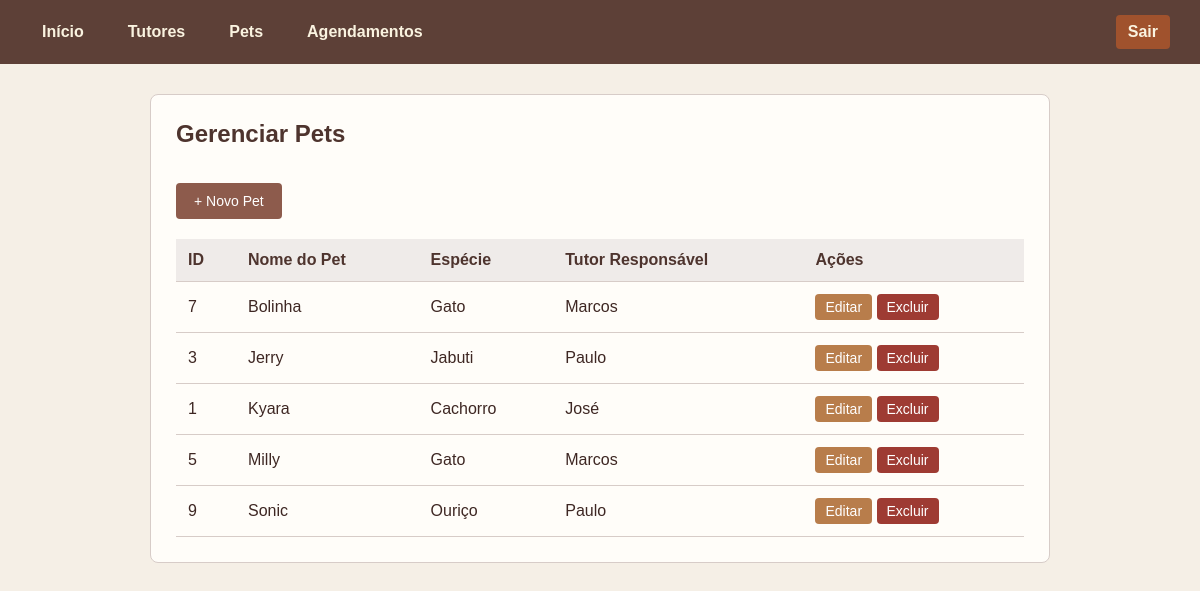
The page /simulado/pet/index.php (signed in) on the database its author committed.
### tables this page shows
CREATE TABLE `pet` (
  `id_pet` int(11) NOT NULL,
  `nome` varchar(100) NOT NULL,
  `especie` varchar(50) NOT NULL,
  `id_tutor` int(11) NOT NULL
);

CREATE TABLE `tutor` (
  `id_tutor` int(11) NOT NULL,
  `nome` varchar(100) NOT NULL,
  `cpf` varchar(255) NOT NULL,
  `senha` varchar(255) NOT NULL
);

### simulado/pet/index.php (the view, shortened to what this page needs)
<?php
require_once '../conexao.php';
$sql = "SELECT p.id_pet, p.nome AS nome_pet, p.especie, t.nome AS nome_tutor
        FROM pet p
        INNER JOIN tutor t ON p.id_tutor = t.id_tutor";
$result = $conn->query($sql);
?>
<!DOCTYPE html>
<html lang="pt-BR">
<head>
    <link rel="stylesheet" href="../css/estilo.css">
</head>
<body>
    <nav class="navbar">
        <a href="/simulado/index.php">Início</a>
        <a href="/simulado/tutor/index.php">Tutores</a>
        <a href="/simulado/pet/index.php">Pets</a>
        <a href="/simulado/agendamento/index.php">Agendamentos</a>
        <a href="/simulado/logout.php" class="btn-sair">Sair</a>
    </nav>
    <div class="container">
        <h2>Gerenciar Pets</h2>
        <a href="criar.php" class="btn">+ Novo Pet</a>
        <table>
            <tr>
                <th>ID</th>
                <th>Nome do Pet</th>
                <th>Espécie</th>
                <th>Tutor Responsável</th>
                <th>Ações</th>
            </tr>
            <?php while ($row = $result->fetch_assoc()): ?>
            <tr>
                <td><?= $row['id_pet'] ?></td>
                <td><?= htmlspecialchars($row['nome_pet']) ?></td>
                <td><?= htmlspecialchars($row['especie']) ?></td>
                <td><?= htmlspecialchars($row['nome_tutor']) ?></td>
                <td>
                    <a href="editar.php?id=<?= $row['id_pet'] ?>" class="btn btn-editar">Editar</a>
                    <a href="excluir.php?id=<?= $row['id_pet'] ?>" class="btn btn-excluir" onclick="return confirm('Excluir este pet?')">Excluir</a>
                </td>
            </tr>
            <?php endwhile; ?>
        </table>
    </div>
</body>
</html>

### simulado/css/estilo.css (style rules this page uses)
* { box-sizing: border-box; font-family: Arial, Helvetica, sans-serif; margin: 0; padding: 0; }
body { background-color: #F5EFE6; color: #3E2723; }
.navbar { background-color: #5D4037; padding: 15px 30px; display: flex; gap: 20px; align-items: center; }
.navbar a { color: #FAF3E0; text-decoration: none; font-weight: bold; padding: 8px 12px; border-radius: 4px; }
.navbar .btn-sair { margin-left: auto; background-color: #A0522D; }
.container { max-width: 900px; margin: 30px auto; background-color: #FFFDF9; padding: 25px; border-radius: 8px; border: 1px solid #D7CCC8; }
h1, h2 { color: #4E342E; margin-bottom: 20px; }
button, .btn { display: inline-block; margin-top: 15px; padding: 10px 18px; background-color: #8D5B4C; color: #FFFFFF; border: none; border-radius: 4px; cursor: pointer; text-decoration: none; font-size: 14px; }
.btn-editar { background-color: #B87D4B; padding: 5px 10px; margin-top: 0; }
.btn-excluir { background-color: #9E3B33; padding: 5px 10px; margin-top: 0; }
table { width: 100%; border-collapse: collapse; margin-top: 20px; }
th, td { padding: 12px; border-bottom: 1px solid #D7CCC8; text-align: left; }
th { background-color: #EFEBE9; color: #4E342E; }

### rows shown on the page
pet: id_pet "7", nome "Bolinha", especie "Gato", id_tutor.nome "Marcos"
pet: id_pet "3", nome "Jerry", especie "Jabuti", id_tutor.nome "Paulo"
pet: id_pet "1", nome "Kyara", especie "Cachorro", id_tutor.nome "José"
pet: id_pet "5", nome "Milly", especie "Gato", id_tutor.nome "Marcos"
pet: id_pet "9", nome "Sonic", especie "Ouriço", id_tutor.nome "Paulo"
